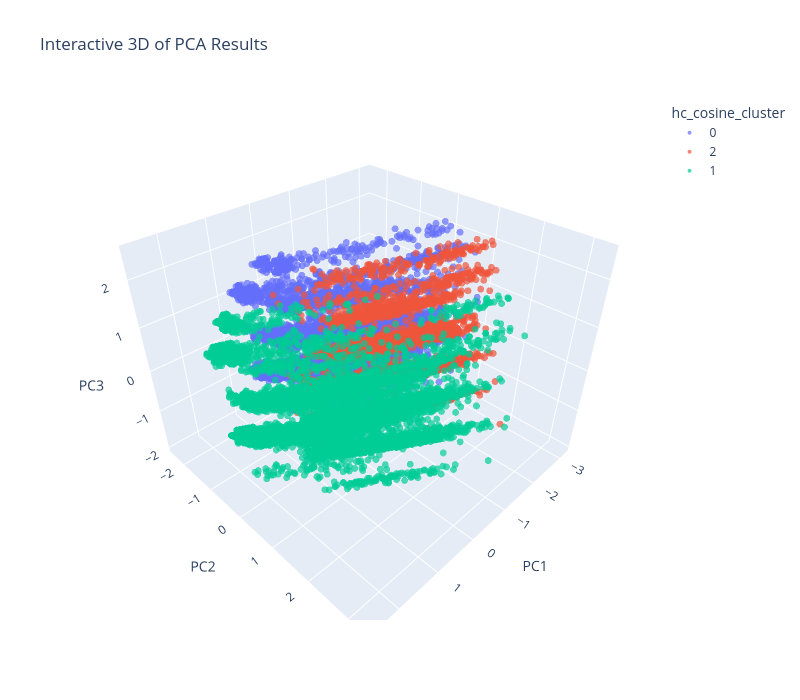

The notebook cell saved with this chart:
### Code cell
plot_pca_3d_clusters(df_not_imputed, 'hc_cosine_cluster', sample_n=20000)

### Figure 1 — Plotly figure (JSON) as saved in the notebook; plotly's stock layout.template omitted (floating-point values rounded to 4 significant figures; data arrays with more than 128 entries replaced by an {"elided": "..."} marker saying what was removed)
{"data": [{"hovertemplate": "hc_cosine_cluster=0<br>PC1=%{x}<br>PC2=%{y}<br>PC3=%{z}<extra></extra>", "legendgroup": "0", "marker": {"color": "#636efa", "opacity": 0.7, "size": 4, "symbol": "circle"}, "mode": "markers", "name": "0", "scene": "scene", "showlegend": true, "type": "scatter3d", "x": {"elided": "6370 float values"}, "y": {"elided": "6370 float values"}, "z": {"elided": "6370 float values"}}, {"hovertemplate": "hc_cosine_cluster=2<br>PC1=%{x}<br>PC2=%{y}<br>PC3=%{z}<extra></extra>", "legendgroup": "2", "marker": {"color": "#EF553B", "opacity": 0.7, "size": 4, "symbol": "circle"}, "mode": "markers", "name": "2", "scene": "scene", "showlegend": true, "type": "scatter3d", "x": {"elided": "5435 float values"}, "y": {"elided": "5435 float values"}, "z": {"elided": "5435 float values"}}, {"hovertemplate": "hc_cosine_cluster=1<br>PC1=%{x}<br>PC2=%{y}<br>PC3=%{z}<extra></extra>", "legendgroup": "1", "marker": {"color": "#00cc96", "opacity": 0.7, "size": 4, "symbol": "circle"}, "mode": "markers", "name": "1", "scene": "scene", "showlegend": true, "type": "scatter3d", "x": {"elided": "8195 float values"}, "y": {"elided": "8195 float values"}, "z": {"elided": "8195 float values"}}], "layout": {"height": 700, "legend": {"title": {"text": "hc_cosine_cluster"}, "tracegroupgap": 0}, "scene": {"domain": {"x": [0, 1], "y": [0, 1]}, "xaxis": {"title": {"text": "PC1"}}, "yaxis": {"title": {"text": "PC2"}}, "zaxis": {"title": {"text": "PC3"}}}, "title": {"text": "Interactive 3D of PCA Results"}, "width": 800}}
